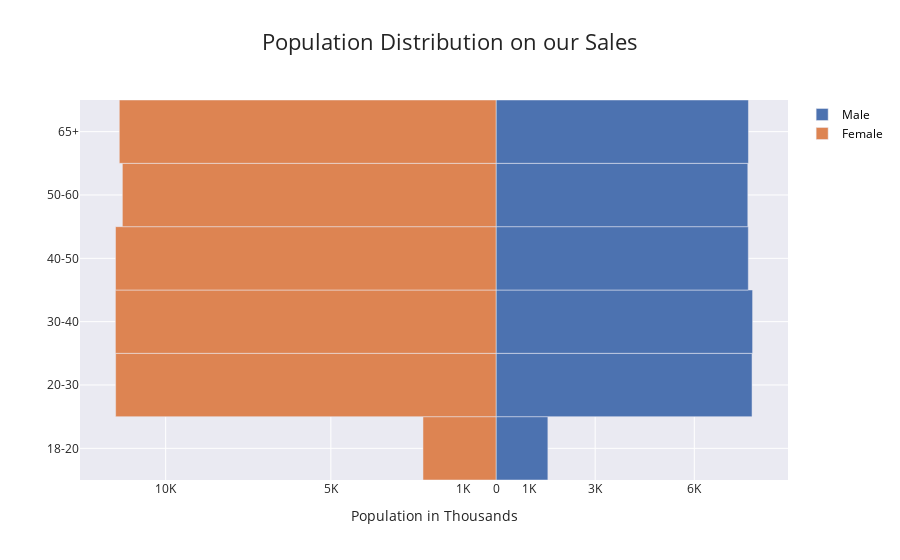

The code cell stored with this chart in its notebook:
### Code cell
y_age = pyramid_age['age_distribution']
x_M = pyramid_age['Male']
x_F = pyramid_age['Female'] * -1

# Creating instance of the figure
fig = go.Figure()

# Adding Male data to the figure
fig.add_trace(go.Bar(y= y_age, x = x_M, 
                     name = 'Male', 
                     orientation = 'h'))

# Adding Female data to the figure
fig.add_trace(go.Bar(y = y_age, x = x_F,
                     name = 'Female', orientation = 'h'))

# Updating the layout for our graph
fig.update_layout(
    title = 'Population Distribution on our Sales',
    title_font_size = 22, barmode = 'relative',
    bargap = 0.0, bargroupgap = 0,
    xaxis = dict(tickvals = [-10000, -5000, -1000,
                             0, 1000, 3000, 6000],
                                
    ticktext = ['10K', '5K', '1K', '0', 
                '1K', '3K', '6K'],
                                
    title = 'Population in Thousands',
    title_font_size = 14),
    
    legend=dict(bgcolor = 'white', font = dict(color='black')
    )
)

fig.update_layout(template = 'seaborn')

fig.show()

### Figure 1 — Plotly figure (JSON) as saved in the notebook; plotly's stock layout.template omitted (floating-point values rounded to 4 significant figures)
{"data": [{"name": "Male", "orientation": "h", "type": "bar", "x": [1568, 7748, 7765, 7635, 7620, 7639], "y": ["18-20", "20-30", "30-40", "40-50", "50-60", "65+"]}, {"name": "Female", "orientation": "h", "type": "bar", "x": [-2212, -11515, -11522, -11518, -11311, -11404], "y": ["18-20", "20-30", "30-40", "40-50", "50-60", "65+"]}], "layout": {"bargap": 0, "bargroupgap": 0, "barmode": "relative", "legend": {"bgcolor": "white", "font": {"color": "black"}}, "title": {"font": {"size": 22}, "text": "Population Distribution on our Sales"}, "xaxis": {"ticktext": ["10K", "5K", "1K", "0", "1K", "3K", "6K"], "tickvals": [-10000, -5000, -1000, 0, 1000, 3000, 6000], "title": {"font": {"size": 14}, "text": "Population in Thousands"}}}}
